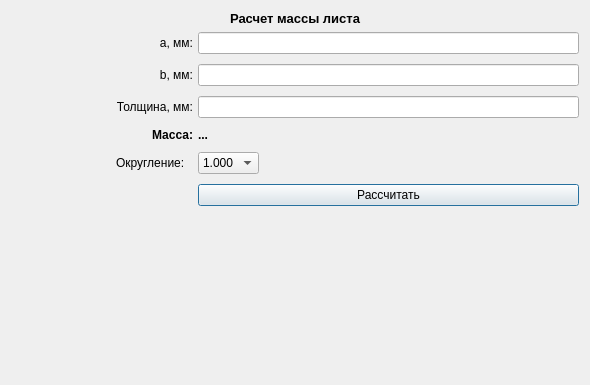
<?xml version="1.0" encoding="UTF-8"?>
<ui version="4.0">
 <class>Form</class>
 <widget class="QWidget" name="Form">
  <property name="geometry">
   <rect>
    <x>0</x>
    <y>0</y>
    <width>590</width>
    <height>385</height>
   </rect>
  </property>
  <property name="windowTitle">
   <string>Form</string>
  </property>
  <layout class="QGridLayout" name="gridLayout">
   <item row="2" column="3">
    <layout class="QGridLayout" name="gridLayout_2">
     <property name="leftMargin">
      <number>0</number>
     </property>
     <property name="rightMargin">
      <number>0</number>
     </property>
     <property name="horizontalSpacing">
      <number>5</number>
     </property>
     <property name="verticalSpacing">
      <number>10</number>
     </property>
     <item row="3" column="1">
      <widget class="QLabel" name="result_field">
       <property name="font">
        <font>
         <pointsize>9</pointsize>
         <weight>75</weight>
         <bold>true</bold>
        </font>
       </property>
       <property name="text">
        <string>...</string>
       </property>
       <property name="textFormat">
        <enum>Qt::AutoText</enum>
       </property>
      </widget>
     </item>
     <item row="4" column="1">
      <layout class="QHBoxLayout" name="horizontalLayout_2">
       <item>
        <widget class="QComboBox" name="selection_rounding">
         <item>
          <property name="text">
           <string>1.000</string>
          </property>
         </item>
         <item>
          <property name="text">
           <string>1.00</string>
          </property>
         </item>
         <item>
          <property name="text">
           <string>1.0</string>
          </property>
         </item>
         <item>
          <property name="text">
           <string>1</string>
          </property>
         </item>
        </widget>
       </item>
       <item>
        <spacer name="horizontal_spacer_2">
         <property name="orientation">
          <enum>Qt::Horizontal</enum>
         </property>
         <property name="sizeHint" stdset="0">
          <size>
           <width>20</width>
           <height>20</height>
          </size>
         </property>
        </spacer>
       </item>
      </layout>
     </item>
     <item row="4" column="0">
      <widget class="QLabel" name="label_6">
       <property name="text">
        <string>Округление:</string>
       </property>
      </widget>
     </item>
     <item row="3" column="0">
      <widget class="QLabel" name="label_5">
       <property name="font">
        <font>
         <pointsize>9</pointsize>
         <weight>75</weight>
         <bold>true</bold>
        </font>
       </property>
       <property name="text">
        <string>Масса:</string>
       </property>
       <property name="alignment">
        <set>Qt::AlignRight|Qt::AlignTrailing|Qt::AlignVCenter</set>
       </property>
      </widget>
     </item>
     <item row="5" column="1">
      <widget class="QPushButton" name="button_calculate">
       <property name="text">
        <string>Рассчитать</string>
       </property>
       <property name="autoDefault">
        <bool>true</bool>
       </property>
       <property name="default">
        <bool>true</bool>
       </property>
      </widget>
     </item>
     <item row="0" column="0">
      <widget class="QLabel" name="label_2">
       <property name="text">
        <string>а, мм:</string>
       </property>
       <property name="alignment">
        <set>Qt::AlignRight|Qt::AlignTrailing|Qt::AlignVCenter</set>
       </property>
      </widget>
     </item>
     <item row="2" column="0">
      <widget class="QLabel" name="label_3">
       <property name="text">
        <string>Толщина, мм:</string>
       </property>
       <property name="alignment">
        <set>Qt::AlignRight|Qt::AlignTrailing|Qt::AlignVCenter</set>
       </property>
      </widget>
     </item>
     <item row="2" column="1">
      <widget class="QLineEdit" name="input_field_s"/>
     </item>
     <item row="1" column="0">
      <widget class="QLabel" name="label_12">
       <property name="text">
        <string>b, мм:</string>
       </property>
       <property name="alignment">
        <set>Qt::AlignRight|Qt::AlignTrailing|Qt::AlignVCenter</set>
       </property>
      </widget>
     </item>
     <item row="1" column="1">
      <widget class="QLineEdit" name="input_field_b"/>
     </item>
     <item row="0" column="1">
      <widget class="QLineEdit" name="input_field_a">
       <property name="tabletTracking">
        <bool>true</bool>
       </property>
       <property name="focusPolicy">
        <enum>Qt::StrongFocus</enum>
       </property>
      </widget>
     </item>
     <item row="6" column="1">
      <spacer name="vertical_spacer_2">
       <property name="orientation">
        <enum>Qt::Vertical</enum>
       </property>
       <property name="sizeHint" stdset="0">
        <size>
         <width>20</width>
         <height>40</height>
        </size>
       </property>
      </spacer>
     </item>
    </layout>
   </item>
   <item row="2" column="1">
    <widget class="QLabel" name="Images">
     <property name="text">
      <string/>
     </property>
     <property name="pixmap">
      <pixmap>../engineer_helper_appqt/data/images/sheet.png</pixmap>
     </property>
    </widget>
   </item>
   <item row="2" column="2">
    <spacer name="horizontal_spacer_3">
     <property name="orientation">
      <enum>Qt::Horizontal</enum>
     </property>
     <property name="sizeType">
      <enum>QSizePolicy::Minimum</enum>
     </property>
     <property name="sizeHint" stdset="0">
      <size>
       <width>40</width>
       <height>20</height>
      </size>
     </property>
    </spacer>
   </item>
   <item row="0" column="0" colspan="4">
    <widget class="QLabel" name="label">
     <property name="enabled">
      <bool>true</bool>
     </property>
     <property name="font">
      <font>
       <pointsize>10</pointsize>
       <weight>75</weight>
       <bold>true</bold>
      </font>
     </property>
     <property name="layoutDirection">
      <enum>Qt::LeftToRight</enum>
     </property>
     <property name="text">
      <string>Расчет массы листа</string>
     </property>
     <property name="alignment">
      <set>Qt::AlignCenter</set>
     </property>
     <property name="margin">
      <number>3</number>
     </property>
    </widget>
   </item>
   <item row="2" column="0">
    <spacer name="horizontal_spacer_4">
     <property name="orientation">
      <enum>Qt::Horizontal</enum>
     </property>
     <property name="sizeType">
      <enum>QSizePolicy::Minimum</enum>
     </property>
     <property name="sizeHint" stdset="0">
      <size>
       <width>40</width>
       <height>20</height>
      </size>
     </property>
    </spacer>
   </item>
   <item row="3" column="2">
    <spacer name="vertical_spacer">
     <property name="orientation">
      <enum>Qt::Vertical</enum>
     </property>
     <property name="sizeHint" stdset="0">
      <size>
       <width>20</width>
       <height>40</height>
      </size>
     </property>
    </spacer>
   </item>
  </layout>
 </widget>
 <tabstops>
  <tabstop>input_field_a</tabstop>
  <tabstop>input_field_b</tabstop>
  <tabstop>input_field_s</tabstop>
 </tabstops>
 <resources/>
 <connections/>
</ui>
